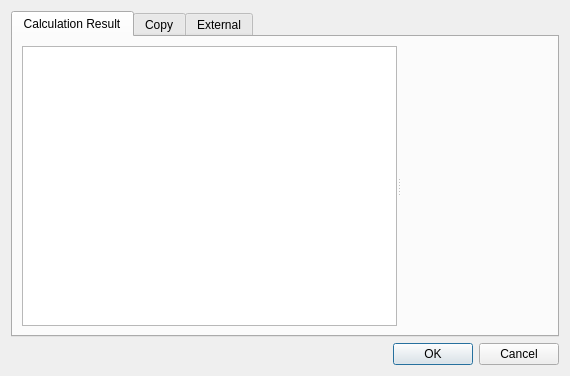
<?xml version="1.0" encoding="UTF-8"?>
<ui version="4.0">
 <class>Graph2dVerificationWindowDrawSettingDialog</class>
 <widget class="QDialog" name="Graph2dVerificationWindowDrawSettingDialog">
  <property name="geometry">
   <rect>
    <x>0</x>
    <y>0</y>
    <width>570</width>
    <height>376</height>
   </rect>
  </property>
  <property name="windowTitle">
   <string>Draw Setting</string>
  </property>
  <layout class="QVBoxLayout" name="verticalLayout_2">
   <item>
    <widget class="QTabWidget" name="tabWidget">
     <property name="currentIndex">
      <number>0</number>
     </property>
     <widget class="QWidget" name="resultTab">
      <attribute name="title">
       <string>Calculation Result</string>
      </attribute>
      <layout class="QVBoxLayout" name="verticalLayout">
       <item>
        <widget class="QSplitter" name="splitter">
         <property name="orientation">
          <enum>Qt::Horizontal</enum>
         </property>
         <property name="opaqueResize">
          <bool>true</bool>
         </property>
         <widget class="QListWidget" name="resultListWidget"/>
         <widget class="Graph2dVerificationWindowSettingWidget" name="resultSettingWidget" native="true"/>
        </widget>
       </item>
      </layout>
     </widget>
     <widget class="QWidget" name="copyTab">
      <attribute name="title">
       <string>Copy</string>
      </attribute>
      <layout class="QVBoxLayout" name="verticalLayout">
       <item>
        <widget class="QSplitter" name="splitter2">
         <property name="orientation">
          <enum>Qt::Horizontal</enum>
         </property>
         <property name="opaqueResize">
          <bool>true</bool>
         </property>
         <widget class="QListWidget" name="copyListWidget"/>
         <widget class="Graph2dVerificationWindowSettingWidget" name="copySettingWidget" native="true"/>
        </widget>
       </item>
      </layout>
     </widget>
     <widget class="QWidget" name="dataTab">
      <attribute name="title">
       <string>External</string>
      </attribute>
      <layout class="QVBoxLayout" name="verticalLayout">
       <item>
        <widget class="QSplitter" name="splitter3">
         <property name="orientation">
          <enum>Qt::Horizontal</enum>
         </property>
         <property name="opaqueResize">
          <bool>true</bool>
         </property>
         <widget class="QListWidget" name="extListWidget"/>
         <widget class="Graph2dVerificationWindowSettingWidget" name="extSettingWidget" native="true"/>
        </widget>
       </item>
      </layout>
     </widget>
    </widget>
   </item>
   <item>
    <widget class="QDialogButtonBox" name="buttonBox">
     <property name="orientation">
      <enum>Qt::Horizontal</enum>
     </property>
     <property name="standardButtons">
      <set>QDialogButtonBox::Cancel|QDialogButtonBox::Ok</set>
     </property>
    </widget>
   </item>
  </layout>
 </widget>
 <customwidgets>
  <customwidget>
   <class>Graph2dVerificationWindowSettingWidget</class>
   <extends>QWidget</extends>
   <header>post/graph2dverification/datamodel/graph2dverificationwindowsettingwidget.h</header>
   <container>1</container>
  </customwidget>
 </customwidgets>
 <resources/>
 <connections>
  <connection>
   <sender>buttonBox</sender>
   <signal>accepted()</signal>
   <receiver>Graph2dVerificationWindowDrawSettingDialog</receiver>
   <slot>accept()</slot>
   <hints>
    <hint type="sourcelabel">
     <x>248</x>
     <y>254</y>
    </hint>
    <hint type="destinationlabel">
     <x>157</x>
     <y>274</y>
    </hint>
   </hints>
  </connection>
  <connection>
   <sender>buttonBox</sender>
   <signal>rejected()</signal>
   <receiver>Graph2dVerificationWindowDrawSettingDialog</receiver>
   <slot>reject()</slot>
   <hints>
    <hint type="sourcelabel">
     <x>316</x>
     <y>260</y>
    </hint>
    <hint type="destinationlabel">
     <x>286</x>
     <y>274</y>
    </hint>
   </hints>
  </connection>
 </connections>
</ui>
